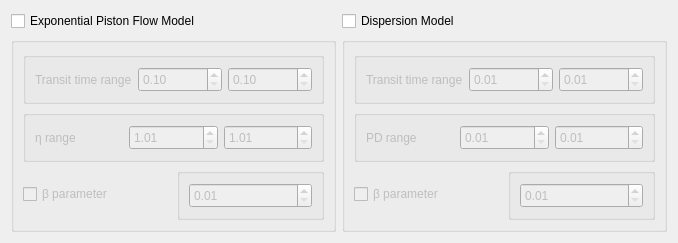
            <widget class="QWidget" name="tab_4">
             <attribute name="title">
              <string>2 parameters</string>
             </attribute>
             <layout class="QGridLayout" name="gridLayout_6">
              <item row="0" column="0">
               <layout class="QHBoxLayout" name="horizontalLayout_49">
                <item>
                 <widget class="QCheckBox" name="EPMcheckBox">
                  <property name="text">
                   <string>Exponential Piston Flow Model</string>
                  </property>
                 </widget>
                </item>
                <item>
                 <widget class="QLabel" name="EPMwrnLabel">
                  <property name="text">
                   <string/>
                  </property>
                 </widget>
                </item>
               </layout>
              </item>
              <item row="0" column="1">
               <layout class="QHBoxLayout" name="horizontalLayout_50">
                <item>
                 <widget class="QCheckBox" name="DMcheckBox">
                  <property name="text">
                   <string>Dispersion Model</string>
                  </property>
                 </widget>
                </item>
                <item>
                 <widget class="QLabel" name="DMwrnLabel">
                  <property name="maximumSize">
                   <size>
                    <width>16777215</width>
                    <height>30</height>
                   </size>
                  </property>
                  <property name="text">
                   <string/>
                  </property>
                 </widget>
                </item>
               </layout>
              </item>
              <item row="1" column="0">
               <widget class="QGroupBox" name="EPM_GroupBox">
                <property name="enabled">
                 <bool>false</bool>
                </property>
                <property name="minimumSize">
                 <size>
                  <width>0</width>
                  <height>150</height>
                 </size>
                </property>
                <property name="maximumSize">
                 <size>
                  <width>16777215</width>
                  <height>10000000</height>
                 </size>
                </property>
                <property name="title">
                 <string/>
                </property>
                <layout class="QGridLayout" name="gridLayout_7">
                 <item row="0" column="0">
                  <layout class="QHBoxLayout" name="horizontalLayout_5">
                   <item>
                    <widget class="QGroupBox" name="EPM_timeGroupBox">
                     <property name="enabled">
                      <bool>false</bool>
                     </property>
                     <property name="title">
                      <string/>
                     </property>
                     <layout class="QHBoxLayout" name="horizontalLayout_15">
                      <item>
                       <widget class="QLabel" name="EPM_timeLabel">
                        <property name="text">
                         <string>Transit time range</string>
                        </property>
                       </widget>
                      </item>
                      <item>
                       <widget class="QDoubleSpinBox" name="EPM_timeDoubleSpinBox_1">
                        <property name="minimumSize">
                         <size>
                          <width>60</width>
                          <height>25</height>
                         </size>
                        </property>
                        <property name="locale">
                         <locale language="English" country="UnitedStates"/>
                        </property>
                        <property name="suffix">
                         <string notr="true"/>
                        </property>
                        <property name="minimum">
                         <double>0.100000000000000</double>
                        </property>
                        <property name="maximum">
                         <double>1000000.000000000000000</double>
                        </property>
                        <property name="singleStep">
                         <double>0.010000000000000</double>
                        </property>
                       </widget>
                      </item>
                      <item>
                       <widget class="QDoubleSpinBox" name="EPM_timeDoubleSpinBox_2">
                        <property name="minimumSize">
                         <size>
                          <width>60</width>
                          <height>25</height>
                         </size>
                        </property>
                        <property name="locale">
                         <locale language="English" country="UnitedStates"/>
                        </property>
                        <property name="suffix">
                         <string/>
                        </property>
                        <property name="minimum">
                         <double>0.100000000000000</double>
                        </property>
                        <property name="maximum">
                         <double>1000000.000000000000000</double>
                        </property>
                        <property name="singleStep">
                         <double>0.010000000000000</double>
                        </property>
                       </widget>
                      </item>
                     </layout>
                    </widget>
                   </item>
                  </layout>
                 </item>
                 <item row="1" column="0">
                  <layout class="QHBoxLayout" name="horizontalLayout_6">
                   <item>
                    <widget class="QGroupBox" name="EPM_etaGroupBox">
                     <property name="enabled">
                      <bool>false</bool>
                     </property>
                     <property name="minimumSize">
                      <size>
                       <width>0</width>
                       <height>0</height>
                      </size>
                     </property>
                     <property name="maximumSize">
                      <size>
                       <width>16777215</width>
                       <height>166666</height>
                      </size>
                     </property>
                     <property name="title">
                      <string/>
                     </property>
                     <layout class="QHBoxLayout" name="horizontalLayout_16">
                      <item>
                       <widget class="QLabel" name="EPM_etaLabel">
                        <property name="text">
                         <string>η range</string>
                        </property>
                       </widget>
                      </item>
                      <item>
                       <widget class="QDoubleSpinBox" name="EPM_etaDoubleSpinBox_1">
                        <property name="minimumSize">
                         <size>
                          <width>0</width>
                          <height>25</height>
                         </size>
                        </property>
                        <property name="locale">
                         <locale language="English" country="UnitedStates"/>
                        </property>
                        <property name="suffix">
                         <string/>
                        </property>
                        <property name="minimum">
                         <double>1.010000000000000</double>
                        </property>
                        <property name="maximum">
                         <double>10.000000000000000</double>
                        </property>
                        <property name="singleStep">
                         <double>0.010000000000000</double>
                        </property>
                       </widget>
                      </item>
                      <item>
                       <widget class="QDoubleSpinBox" name="EPM_etaDoubleSpinBox_2">
                        <property name="minimumSize">
                         <size>
                          <width>0</width>
                          <height>25</height>
                         </size>
                        </property>
                        <property name="locale">
                         <locale language="English" country="UnitedStates"/>
                        </property>
                        <property name="suffix">
                         <string notr="true"/>
                        </property>
                        <property name="minimum">
                         <double>1.010000000000000</double>
                        </property>
                        <property name="maximum">
                         <double>10.000000000000000</double>
                        </property>
                        <property name="singleStep">
                         <double>0.010000000000000</double>
                        </property>
                       </widget>
                      </item>
                     </layout>
                    </widget>
                   </item>
                  </layout>
                 </item>
                 <item row="2" column="0">
                  <layout class="QHBoxLayout" name="horizontalLayout_7">
                   <item>
                    <widget class="QCheckBox" name="EPM_betaCheckBox">
                     <property name="text">
                      <string>β parameter</string>
                     </property>
                    </widget>
                   </item>
                   <item>
                    <widget class="QGroupBox" name="EPM_betaGroupBox">
                     <property name="enabled">
                      <bool>false</bool>
                     </property>
                     <property name="title">
                      <string/>
                     </property>
                     <layout class="QHBoxLayout" name="horizontalLayout_17">
                      <item>
                       <widget class="QDoubleSpinBox" name="EPM_betaDoubleSpinBox">
                        <property name="minimumSize">
                         <size>
                          <width>0</width>
                          <height>25</height>
                         </size>
                        </property>
                        <property name="maximumSize">
                         <size>
                          <width>19999</width>
                          <height>19999</height>
                         </size>
                        </property>
                        <property name="locale">
                         <locale language="English" country="UnitedStates"/>
                        </property>
                        <property name="suffix">
                         <string notr="true"/>
                        </property>
                        <property name="minimum">
                         <double>0.010000000000000</double>
                        </property>
                        <property name="maximum">
                         <double>1.000000000000000</double>
                        </property>
                        <property name="singleStep">
                         <double>0.010000000000000</double>
                        </property>
                       </widget>
                      </item>
                     </layout>
                    </widget>
                   </item>
                  </layout>
                 </item>
                </layout>
               </widget>
              </item>
              <item row="1" column="1">
               <widget class="QGroupBox" name="DM_GroupBox">
                <property name="enabled">
                 <bool>false</bool>
                </property>
                <property name="minimumSize">
                 <size>
                  <width>0</width>
                  <height>140</height>
                 </size>
                </property>
                <property name="maximumSize">
                 <size>
                  <width>16777215</width>
                  <height>10000000</height>
                 </size>
                </property>
                <property name="title">
                 <string/>
                </property>
                <layout class="QVBoxLayout" name="verticalLayout_3">
                 <item>
                  <layout class="QHBoxLayout" name="horizontalLayout_9">
                   <item>
                    <widget class="QGroupBox" name="DM_timeGroupBox">
                     <property name="enabled">
                      <bool>false</bool>
                     </property>
                     <property name="minimumSize">
                      <size>
                       <width>0</width>
                       <height>40</height>
                      </size>
                     </property>
                     <property name="title">
                      <string/>
                     </property>
                     <layout class="QHBoxLayout" name="horizontalLayout_22">
                      <item>
                       <widget class="QLabel" name="DM_timeLabel">
                        <property name="text">
                         <string>Transit time range</string>
                        </property>
                       </widget>
                      </item>
                      <item>
                       <widget class="QDoubleSpinBox" name="DM_timeDoubleSpinBox_1">
                        <property name="minimumSize">
                         <size>
                          <width>60</width>
                          <height>25</height>
                         </size>
                        </property>
                        <property name="locale">
                         <locale language="English" country="Kenya"/>
                        </property>
                        <property name="showGroupSeparator" stdset="0">
                         <bool>false</bool>
                        </property>
                        <property name="suffix">
                         <string notr="true"/>
                        </property>
                        <property name="minimum">
                         <double>0.010000000000000</double>
                        </property>
                        <property name="maximum">
                         <double>1000000.000000000000000</double>
                        </property>
                        <property name="singleStep">
                         <double>0.010000000000000</double>
                        </property>
                       </widget>
                      </item>
                      <item>
                       <widget class="QDoubleSpinBox" name="DM_timeDoubleSpinBox_2">
                        <property name="minimumSize">
                         <size>
                          <width>60</width>
                          <height>25</height>
                         </size>
                        </property>
                        <property name="locale">
                         <locale language="English" country="Kenya"/>
                        </property>
                        <property name="suffix">
                         <string notr="true"/>
                        </property>
                        <property name="minimum">
                         <double>0.010000000000000</double>
                        </property>
                        <property name="maximum">
                         <double>1000000.000000000000000</double>
                        </property>
                        <property name="singleStep">
                         <double>0.010000000000000</double>
                        </property>
                       </widget>
                      </item>
                     </layout>
                    </widget>
                   </item>
                  </layout>
                 </item>
                 <item>
                  <layout class="QHBoxLayout" name="horizontalLayout_8">
                   <item>
                    <widget class="QGroupBox" name="DM_pdGroupBox">
                     <property name="enabled">
                      <bool>false</bool>
                     </property>
                     <property name="minimumSize">
                      <size>
                       <width>0</width>
                       <height>40</height>
                      </size>
                     </property>
                     <property name="title">
                      <string/>
                     </property>
                     <layout class="QHBoxLayout" name="horizontalLayout_21">
                      <item>
                       <widget class="QLabel" name="DM_pdLabel">
                        <property name="text">
                         <string>PD range</string>
                        </property>
                       </widget>
                      </item>
                      <item>
                       <widget class="QDoubleSpinBox" name="DM_pdDoubleSpinBox_1">
                        <property name="minimumSize">
                         <size>
                          <width>0</width>
                          <height>25</height>
                         </size>
                        </property>
                        <property name="locale">
                         <locale language="English" country="UnitedStates"/>
                        </property>
                        <property name="suffix">
                         <string notr="true"/>
                        </property>
                        <property name="minimum">
                         <double>0.010000000000000</double>
                        </property>
                        <property name="maximum">
                         <double>20.000000000000000</double>
                        </property>
                        <property name="singleStep">
                         <double>0.010000000000000</double>
                        </property>
                       </widget>
                      </item>
                      <item>
                       <widget class="QDoubleSpinBox" name="DM_pdDoubleSpinBox_2">
                        <property name="minimumSize">
                         <size>
                          <width>0</width>
                          <height>25</height>
                         </size>
                        </property>
                        <property name="locale">
                         <locale language="English" country="UnitedStates"/>
                        </property>
                        <property name="suffix">
                         <string notr="true"/>
                        </property>
                        <property name="minimum">
                         <double>0.010000000000000</double>
                        </property>
                        <property name="maximum">
                         <double>20.000000000000000</double>
                        </property>
                        <property name="singleStep">
                         <double>0.010000000000000</double>
                        </property>
                       </widget>
                      </item>
                     </layout>
                    </widget>
                   </item>
                  </layout>
                 </item>
                 <item>
                  <layout class="QHBoxLayout" name="horizontalLayout_10">
                   <item>
                    <widget class="QCheckBox" name="DM_betaCheckBox">
                     <property name="text">
                      <string>β parameter</string>
                     </property>
                    </widget>
                   </item>
                   <item>
                    <widget class="QGroupBox" name="DM_betaGroupBox">
                     <property name="enabled">
                      <bool>false</bool>
                     </property>
                     <property name="minimumSize">
                      <size>
                       <width>0</width>
                       <height>40</height>
                      </size>
                     </property>
                     <property name="title">
                      <string/>
                     </property>
                     <layout class="QHBoxLayout" name="horizontalLayout_20">
                      <item>
                       <widget class="QDoubleSpinBox" name="DM_betaDoubleSpinBox">
                        <property name="sizePolicy">
                         <sizepolicy hsizetype="Minimum" vsizetype="Fixed">
                          <horstretch>100</horstretch>
                          <verstretch>10</verstretch>
                         </sizepolicy>
                        </property>
                        <property name="minimumSize">
                         <size>
                          <width>10</width>
                          <height>25</height>
                         </size>
                        </property>
                        <property name="maximumSize">
                         <size>
                          <width>19999</width>
                          <height>19999</height>
                         </size>
                        </property>
                        <property name="locale">
                         <locale language="English" country="UnitedStates"/>
                        </property>
                        <property name="suffix">
                         <string notr="true"/>
                        </property>
                        <property name="minimum">
                         <double>0.010000000000000</double>
                        </property>
                        <property name="maximum">
                         <double>1.000000000000000</double>
                        </property>
                        <property name="singleStep">
                         <double>0.010000000000000</double>
                        </property>
                       </widget>
                      </item>
                     </layout>
                    </widget>
                   </item>
                  </layout>
                 </item>
                </layout>
               </widget>
              </item>
             </layout>
            </widget>
